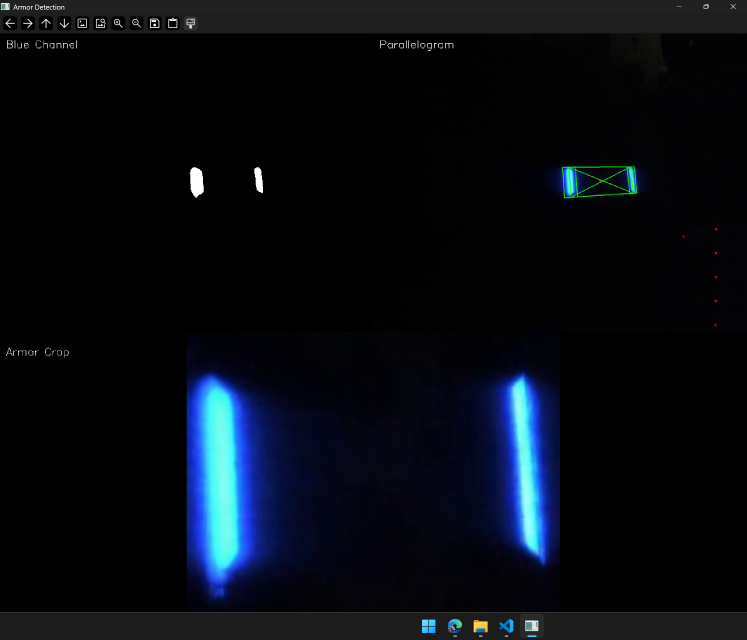
#> input picture CV_task/赛事题/armor/image.png, 2240 x 1920 px, given in place of the camera (shown at 1/3 size)
$ python image_processor.py
#> lines starting #> are read from the running program, lines starting #| are printed output that depends on the picture
#!/usr/bin/env python3
"""
图像处理模块
提供模块化的图像处理框架，支持自定义处理器链
"""

import abc
from typing import Any, Callable
import cv2
import numpy as np


class BaseProcessor(abc.ABC):
    """图像处理器基类"""

    # [17 lines left out: functions process, name, not called in this run]


class ResizeProcessor(BaseProcessor):
    """图像缩放处理器"""

    def __init__(self, width: int = 640, height: int = 480):
        self.width = width
        self.height = height

    def process(self, frame: np.ndarray) -> np.ndarray:
        return cv2.resize(frame, (self.width, self.height))


class GrayProcessor(BaseProcessor):
    """灰度转换处理器"""

    def process(self, frame: np.ndarray) -> np.ndarray:
        gray = cv2.cvtColor(frame, cv2.COLOR_BGR2GRAY)
        return cv2.cvtColor(gray, cv2.COLOR_GRAY2BGR)


class BlurProcessor(BaseProcessor):
    """高斯模糊处理器"""

    def __init__(self, kernel_size: int = 5):
        self.kernel_size = kernel_size

    def process(self, frame: np.ndarray) -> np.ndarray:
        return cv2.GaussianBlur(frame, (self.kernel_size, self.kernel_size), 0)


class CannyProcessor(BaseProcessor):
    """Canny边缘检测处理器"""

    def __init__(self, threshold1: int = 50, threshold2: int = 150):
        self.threshold1 = threshold1
        self.threshold2 = threshold2

    # [4 lines left out: function process, not called in this run]


class ThresholdProcessor(BaseProcessor):
    """二值化处理器"""

    def __init__(self, threshold: int = 127, mode: int = cv2.THRESH_BINARY):
        self.threshold = threshold
        self.mode = mode

    # [4 lines left out: function process, not called in this run]


class ColorFilterProcessor(BaseProcessor):
    """颜色过滤处理器"""

    def __init__(self, lower: tuple = (0, 0, 0), upper: tuple = (180, 255, 255)):
        self.lower = np.array(lower)
        self.upper = np.array(upper)

    # [4 lines left out: function process, not called in this run]


class DrawInfoProcessor(BaseProcessor):
    """绘制信息处理器"""

    def __init__(self, text: str = "", position: tuple = (10, 30)):
        self.text = text
        self.position = position

    # [5 lines left out: function process, not called in this run]


class FunctionProcessor(BaseProcessor):
    """函数式处理器 - 用函数快速创建处理器"""

    def __init__(self, func: Callable[[np.ndarray], np.ndarray], name: str = None):
        self._func = func
        self._name = name or func.__name__

    def process(self, frame: np.ndarray) -> np.ndarray:
        return self._func(frame)

    @property
    def name(self) -> str:
        return self._name


class ProcessorChain:
    """处理器链 - 串联多个处理器"""

    def __init__(self):
        self.processors: list[BaseProcessor] = []

    def add(self, processor: BaseProcessor) -> 'ProcessorChain':
        """添加处理器"""
        self.processors.append(processor)
        return self

    def add_func(self, func: Callable[[np.ndarray], np.ndarray],
                 name: str = None) -> 'ProcessorChain':
        """添加函数作为处理器"""
        self.processors.append(FunctionProcessor(func, name))
        return self

    def process(self, frame: np.ndarray) -> np.ndarray:
        """依次执行所有处理器"""
        result = frame
        for processor in self.processors:
            result = processor.process(result)
        return result

    def clear(self):
        """清空处理器链"""
        self.processors.clear()

    def __len__(self):
        return len(self.processors)

    def __iter__(self):
        return iter(self.processors)


# ============ 预定义的常用处理器 ============

def create_red_filter() -> ColorFilterProcessor:
    """创建红色过滤器"""
    return ColorFilterProcessor(lower=(0, 100, 100), upper=(10, 255, 255))


def create_blue_filter() -> ColorFilterProcessor:
    """创建蓝色过滤器"""
    return ColorFilterProcessor(lower=(100, 100, 100), upper=(130, 255, 255))


def create_green_filter() -> ColorFilterProcessor:
    """创建绿色过滤器"""
    return ColorFilterProcessor(lower=(35, 100, 100), upper=(85, 255, 255))


# ============ 示例用法 ============

if __name__ == '__main__':
    # 示例：创建处理链
    chain = ProcessorChain()
    chain.add(ResizeProcessor(640, 480))
    chain.add(GrayProcessor())
    chain.add_func(lambda f: cv2.flip(f, 1), "水平翻转")

    # 使用摄像头测试
    cap = cv2.VideoCapture(0)
    while True:
        ret, frame = cap.read()
#> frame is the input picture: shape (1920, 2240, 3); mean B, G, R 18.5, 11.4, 7
        if not ret:
            break

        processed = chain.process(frame)
#> the loop in process, `for processor in self.processors:` made 3 passes
#> pass 1, in process, `result = processor.process(result)`:
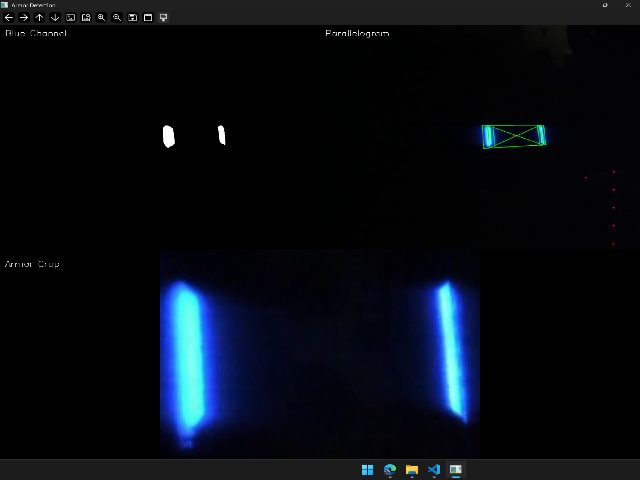
#> result: shape (480, 640, 3); mean B, G, R 18.6, 11.5, 7
#> pass 2, in process, `gray = cv2.cvtColor(frame, cv2.COLOR_BGR2GRAY)`:
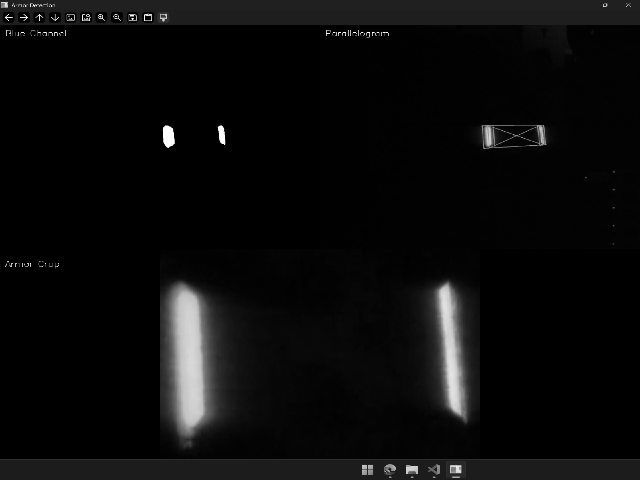
#> gray: shape (480, 640); min 0, max 255, mean 11
#> pass 3, in process, `result = processor.process(result)`:
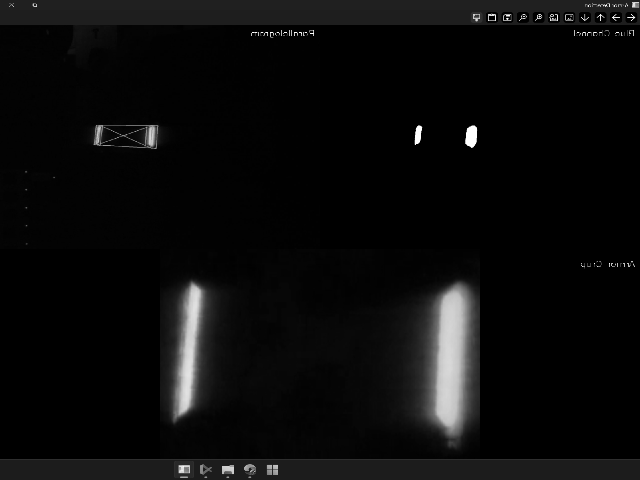
#> result: shape (480, 640, 3); min 0, max 255, mean 11
        cv2.imshow('Processed', processed)

        if cv2.waitKey(1) & 0xFF == ord('q'):
#> (key q is pressed here)
            break

    cap.release()
    cv2.destroyAllWindows()
